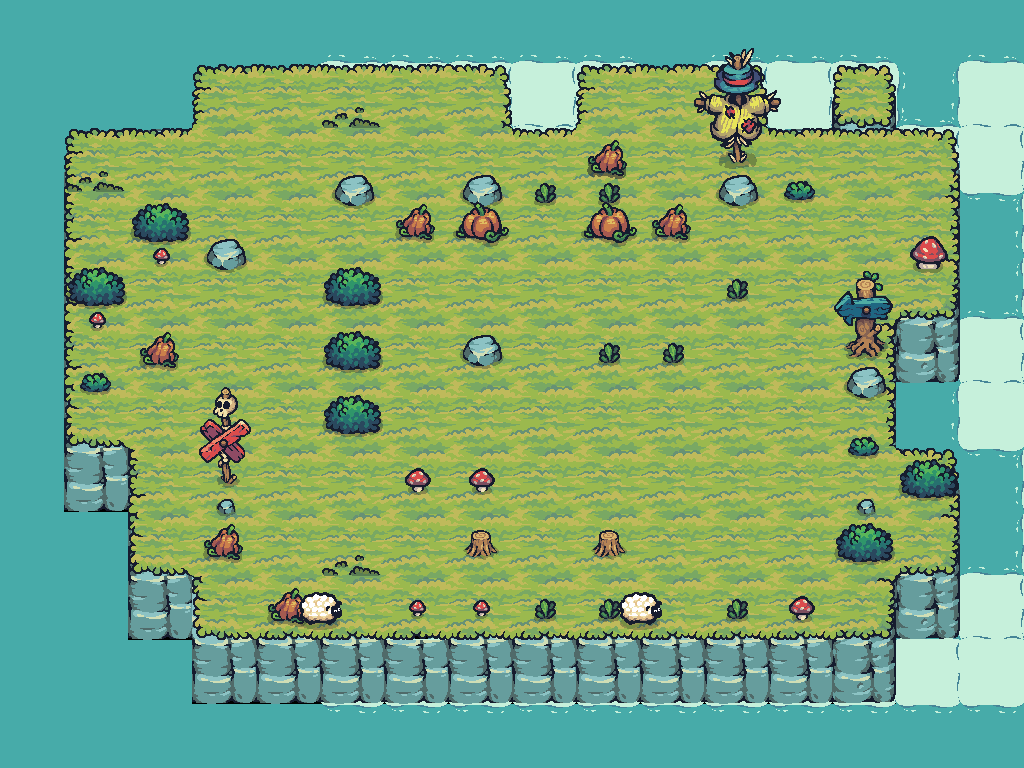

Below is a game level as drawn by its tile map, then a one-line description and the .tmx that defines it (tile-layer data replaced by summaries):
An orthogonal 16x12 tile map with 64x64 px tiles, 11 tile layers (Water, Foam, layerforedge, new game bg, ...), 24 tilesets and 31 objects (20x Block, 7x Tree, PlayerCheckpoint, AntiPlayerCheckpoint, AntiPlayer, ...).

<map version="1.10" tiledversion="1.11.0" orientation="orthogonal" renderorder="right-down" width="16" height="12" tilewidth="64" tileheight="64" infinite="0" nextlayerid="28" nextobjectid="11">
 <properties>
  <property name="Star1" type="int" value="9" />
  <property name="Star2" type="int" value="15" />
  <property name="Star3" type="int" value="20" />
 </properties>
 <tileset firstgid="1" source="Terrain.tsx" />
 <tileset firstgid="41" source="Castle_Red.tsx" />
 <tileset firstgid="61" source="Tree.tsx" />
 <tileset firstgid="169" source="17.tsx" />
 <tileset firstgid="171" source="Tower_Blue.tsx" />
 <tileset firstgid="179" source="01.tsx" />
 <tileset firstgid="180" source="06.tsx" />
 <tileset firstgid="181" source="18.tsx" />
 <tileset firstgid="190" source="09.tsx" />
 <tileset firstgid="191" source="12.tsx" />
 <tileset firstgid="192" source="16.tsx" />
 <tileset firstgid="194" source="Castle_Destroyed.tsx" />
 <tileset firstgid="214" source="HappySheep_Idle.tsx" />
 <tileset firstgid="222" source="Tree_192.tsx" />
 <tileset firstgid="234" source="Water.tsx" />
 <tileset firstgid="235" source="Foam_192.tsx" />
 <tileset firstgid="243" source="Tilemap_Elevation.tsx" />
 <tileset firstgid="275" source="02.tsx" />
 <tileset firstgid="276" source="03.tsx" />
 <tileset firstgid="277" source="04.tsx" />
 <tileset firstgid="278" source="07.tsx" />
 <tileset firstgid="279" source="10.tsx" />
 <tileset firstgid="280" source="TX Props.tsx" />
 <tileset firstgid="344" source="13.tsx" />
 <group id="26" name="Common">
  <layer id="13" name="Water" width="16" height="12">
   <data>[192 cells, 88 non-empty, 1 distinct tile ids]</data>
  </layer>
  <layer id="14" name="Foam" width="16" height="12" offsetx="128" offsety="0">
   <data>[192 cells, 44 non-empty, 1 distinct tile ids]</data>
  </layer>
  <layer id="19" name="layerforedge" width="16" height="12">
   <data>[192 cells, 30 non-empty, 11 distinct tile ids]</data>
  </layer>
  <layer id="15" name="new game bg" width="16" height="12">
   <data>[192 cells, 128 non-empty, 12 distinct tile ids]</data>
  </layer>
  <layer id="24" name="eat" width="16" height="12">
   <data>[192 cells, 5 non-empty, 3 distinct tile ids]</data>
  </layer>
  <layer id="27" name="grass" width="16" height="12">
   <data>[192 cells, 3 non-empty, 1 distinct tile ids]</data>
  </layer>
  <layer id="17" name="props" width="16" height="12" offsetx="0" offsety="32">
   <data>[192 cells, 17 non-empty, 7 distinct tile ids]</data>
  </layer>
  <layer id="18" name="propsLayer2" width="16" height="12">
   <data>[192 cells, 15 non-empty, 12 distinct tile ids]</data>
  </layer>
  <objectgroup id="21" name="TreesOutSideGameGrid" class="TreesOutSideGameGrid">
   <object id="3" name="Tree" type="Tree" x="192" y="128" width="64" height="64" />
   <object id="5" name="Tree" type="Tree" x="256" y="128" width="64" height="64" />
   <object id="6" name="Tree" type="Tree" x="384" y="128" width="64" height="64" />
   <object id="7" name="Tree" type="Tree" x="832" y="192" width="64" height="64" />
   <object id="8" name="Tree" type="Tree" x="640" y="128" width="64" height="64" />
   <object id="9" name="Tree" type="Tree" x="192" y="320" width="64" height="64" />
  </objectgroup>
  <layer id="22" name="AheadOfTreesProps" width="16" height="12">
   <data>[192 cells, 6 non-empty, 6 distinct tile ids]</data>
  </layer>
  <objectgroup id="30" name="CollisionblocksForGrid">
   <object id="101" name="Block" type="Block" x="256" y="128" width="576" height="64" />
   <object id="102" name="Block" type="Block" x="256" y="576" width="576" height="64" />
   <object id="103" name="Block" type="Block" x="192" y="192" width="64" height="384" />
   <object id="104" name="Block" type="Block" x="831" y="192" width="64" height="384" />
  </objectgroup>
  <layer id="25" name="BottomEdge" width="16" height="12">
   <data>[192 cells, 2 non-empty, 1 distinct tile ids]</data>
  </layer>
 </group>
 <layer id="13" name="CollisonblockTileLayer" width="16" height="12">
  <data>[192 cells, 15 non-empty, 7 distinct tile ids]</data>
 </layer>
 <objectgroup id="5" name="Collisionblocks">
  <object id="1" name="Block" type="Block" x="384" y="192" width="64" height="64" />
  <object id="2" name="Block" type="Block" x="448" y="192" width="64" height="64" />
  <object id="4" name="Block" type="Block" x="576" y="192" width="64" height="64" />
  <object id="5" name="Block" type="Block" x="640" y="192" width="64" height="64" />
  <object id="6" name="Block" type="Block" x="320" y="256" width="64" height="64" />
  <object id="7" name="Block" type="Block" x="704" y="256" width="64" height="64" />
  <object id="8" name="Block" type="Block" x="320" y="320" width="64" height="64" />
  <object id="9" name="Block" type="Block" x="448" y="320" width="64" height="64" />
  <object id="11" name="Block" type="Block" x="576" y="320" width="64" height="64" />
  <object id="12" name="Block" type="Block" x="640" y="320" width="64" height="64" />
  <object id="13" name="Block" type="Block" x="320" y="384" width="64" height="64" />
  <object id="15" name="Block" type="Block" x="576" y="384" width="64" height="64" />
  <object id="16" name="Block" type="Block" x="384" y="448" width="64" height="64" />
  <object id="17" name="Block" type="Block" x="448" y="448" width="64" height="64" />
  <object id="18" name="Tree" type="Tree" x="576" y="448" width="64" height="64" />
  <object id="19" name="Block" type="Block" x="448" y="512" width="64" height="64" />
  <object id="21" name="Block" type="Block" x="576" y="512" width="64" height="64" />
 </objectgroup>
 <objectgroup id="6" name="Checkpoints">
  <object id="10" name="PlayerCheckpoint" type="PlayerCheckpoint" x="512" y="320" width="64" height="64" />
  <object id="14" name="AntiPlayerCheckpoint" type="AntiPlayerCheckpoint" x="512" y="384" width="64" height="64" />
 </objectgroup>
 <objectgroup id="7" name="Spawnpoints">
  <object id="3" name="AntiPlayer" type="AntiPlayer" x="512" y="192" width="64" height="64" />
  <object id="20" name="Player" type="Player" x="512" y="512" width="64" height="64" />
 </objectgroup>
</map>
